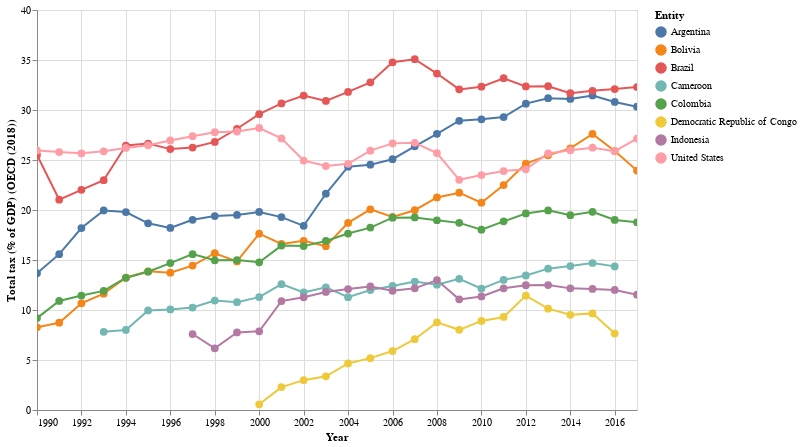

Source (notebook cell):
### Code cell
relevant_countries = extract_relevant_countries(df, ['Brazil', 'Argentina', 'United States', 'Bolivia', 'Colombia', 'Cameroon', 'Indonesia', 'Democratic Republic of Congo'])

draw_lines(relevant_countries, 'Total tax (% of GDP) (OECD (2018))')

### Figure 1 — Vega-Lite specification as saved in the notebook (floating-point values rounded to 4 significant figures; data arrays with more than 128 entries replaced by an {"elided": "..."} marker saying what was removed)
{"config": {"view": {"continuousWidth": 400, "continuousHeight": 300}}, "data": {"name": "data-38a4b04e73bf4e1c99d888f61092ea4a"}, "mark": {"type": "line", "point": {"color": "black", "size": 60}}, "encoding": {"color": {"field": "Entity", "type": "nominal"}, "tooltip": {"field": "Year", "type": "temporal"}, "x": {"field": "Year", "type": "temporal"}, "y": {"field": "Total tax (% of GDP) (OECD (2018))", "type": "quantitative"}}, "height": 400, "selection": {"selector006": {"type": "interval", "bind": "scales", "encodings": ["x", "y"]}}, "width": 600, "$schema": "https://vega.github.io/schema/vega-lite/v4.17.0.json", "datasets": {"data-38a4b04e73bf4e1c99d888f61092ea4a": {"elided": "202 records"}}}
